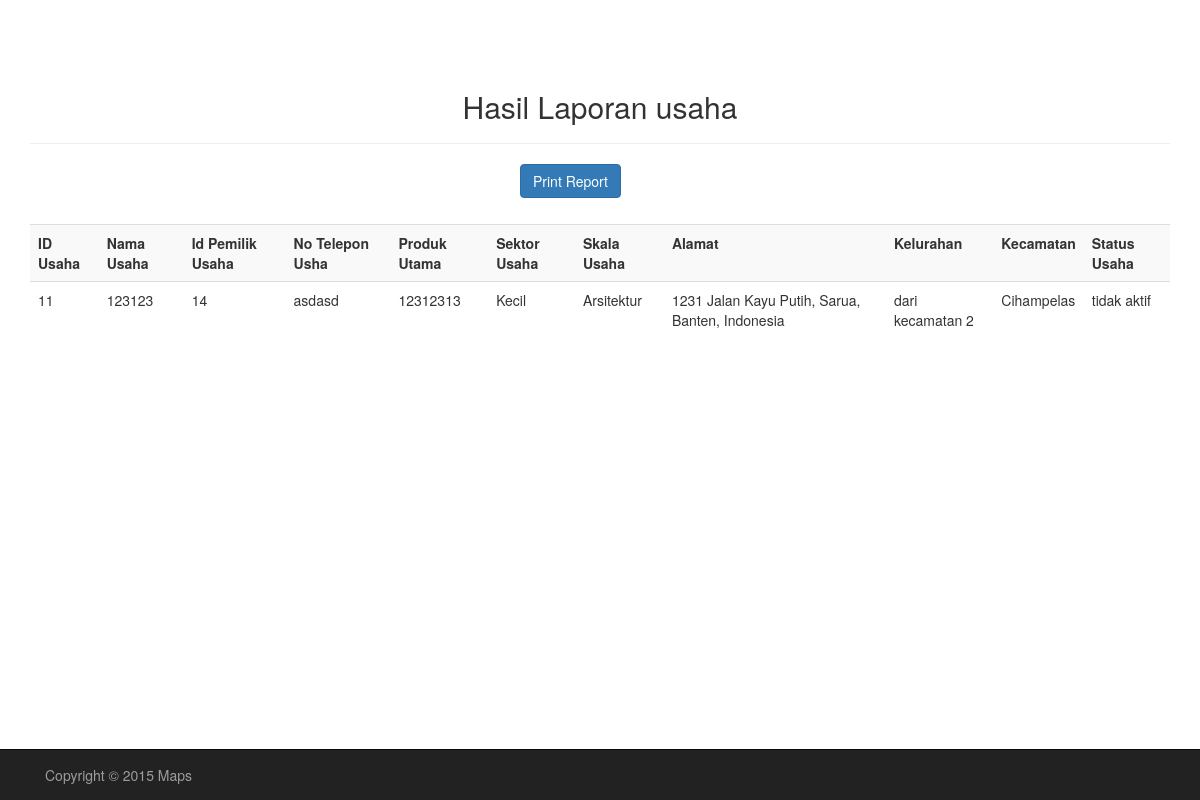
The page /Program/admin/laporan.php (signed in) on the database as committed earlier.
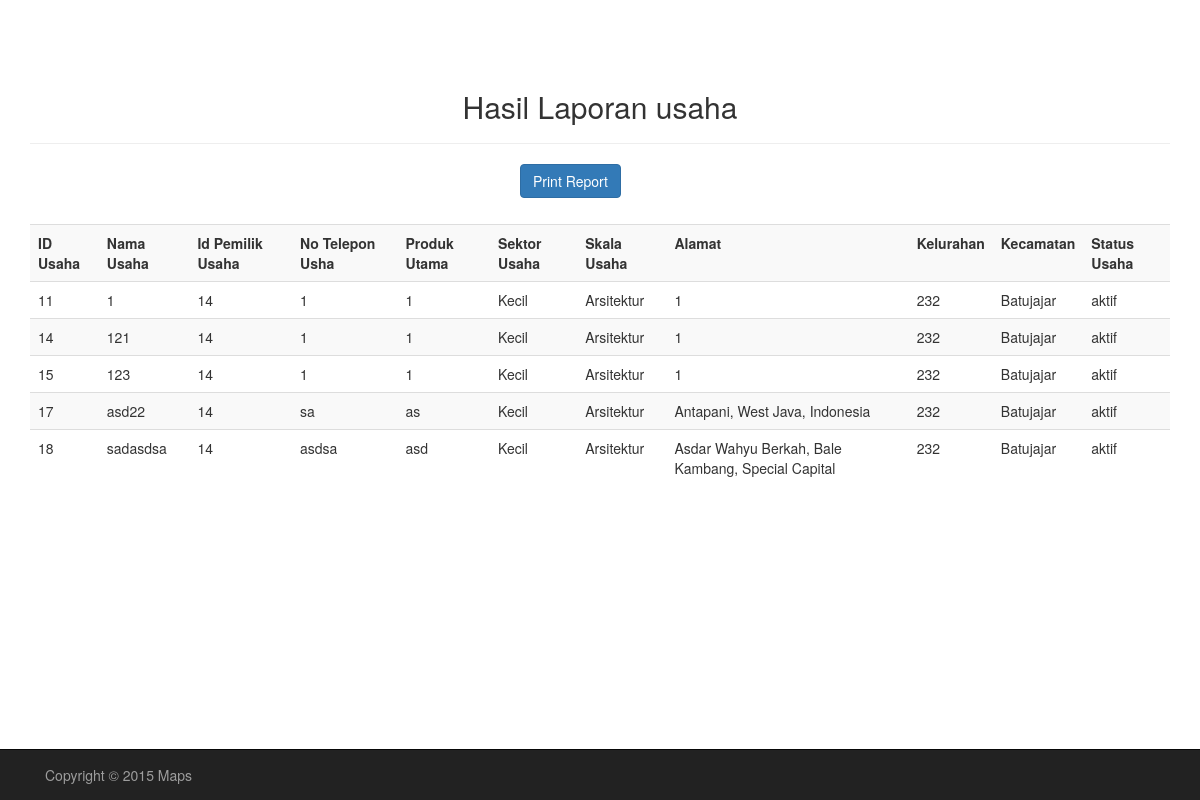
The same page on the database as committed later.
### tables this page shows
CREATE TABLE IF NOT EXISTS `usaha` (
  `id_usaha` int(11) NOT NULL AUTO_INCREMENT,
  `nama_usaha` varchar(30) NOT NULL,
  `id_pengusaha` int(11) NOT NULL,
  `produk_utama` varchar(30) NOT NULL,
  `alamat_usaha` varchar(50) NOT NULL,
  `id_kelurahan` int(11) NOT NULL,
  `id_kecamatan` int(11) NOT NULL,
  `telp` varchar(13) NOT NULL,
  `lat` varchar(25) NOT NULL,
  `lng` varchar(25) NOT NULL,
  `peta_usaha` varchar(30) DEFAULT NULL,
  `id_skala` int(11) NOT NULL,
  `id_sektor` int(11) NOT NULL,
  `gambar1` varchar(40) NOT NULL,
  `gambar2` varchar(40) DEFAULT NULL,
  `gambar3` varchar(40) DEFAULT NULL,
  `gambar4` varchar(40) DEFAULT NULL,
  `gambar5` varchar(40) DEFAULT NULL,
  `status_usaha` varchar(12) NOT NULL DEFAULT 'tidak aktif',
  PRIMARY KEY (`id_usaha`),
  KEY `kecamatan` (`id_kecamatan`),
  KEY `kecamatan_2` (`id_kecamatan`),
  KEY `id_pengusaha` (`id_pengusaha`),
  KEY `id_desa` (`id_kelurahan`),
  KEY `id_skala` (`id_skala`),
  KEY `id_sektor` (`id_sektor`)
);

CREATE TABLE IF NOT EXISTS `skala_usaha` (
  `id_skala` int(11) NOT NULL AUTO_INCREMENT,
  `skala` varchar(10) NOT NULL,
  PRIMARY KEY (`id_skala`)
);

CREATE TABLE IF NOT EXISTS `sektor_usaha` (
  `id_sektor` int(11) NOT NULL AUTO_INCREMENT,
  `sektor` varchar(30) NOT NULL,
  PRIMARY KEY (`id_sektor`)
);

CREATE TABLE IF NOT EXISTS `kelurahan` (
  `id_kelurahan` int(11) NOT NULL AUTO_INCREMENT,
  `nama_kelurahan` varchar(20) NOT NULL,
  `id_kecamatan` int(11) NOT NULL,
  `lat` varchar(25) NOT NULL,
  `lng` varchar(25) NOT NULL,
  PRIMARY KEY (`id_kelurahan`),
  KEY `id_kecamatan` (`id_kecamatan`)
);

CREATE TABLE IF NOT EXISTS `kecamatan` (
  `id_kecamatan` int(11) NOT NULL AUTO_INCREMENT,
  `nama_kecamatan` varchar(20) NOT NULL,
  `lat` varchar(50) NOT NULL,
  `lng` varchar(50) NOT NULL,
  PRIMARY KEY (`id_kecamatan`)
);

### Program/admin/laporan.php (the view, shortened to what this page needs)
<!doctype html>
<html>
<head>
    <link href="../css/bootstrap.css" rel="stylesheet">
    <link href="../css/custom.css" rel="stylesheet">
</head>
<body>
<div class="container">
   <?php
        $sql_bahan = "SELECT u.*,kel.nama_kelurahan,kec.nama_kecamatan,sek.sektor,ska.skala
                 FROM usaha u join kelurahan kel on u.id_kelurahan=kel.id_kelurahan
                                        join kecamatan kec on u.id_kecamatan=kec.id_kecamatan
                                        join skala_usaha ska on u.id_skala=ska.id_skala
                                        join sektor_usaha sek on u.id_sektor=sek.id_sektor";
        $query = mysql_query($sql_bahan);
        echo '<div id="printable">';
        echo "<h2 class='text-center'>Hasil Laporan usaha</h2><hr/>";
        echo '<div class="col-xs-4 col-sm-4 col-md-4 col-xs-offset-4 col-sm-offset-5 col-md-offset-5">
        <input type="button" id="print" class = "btn btn-primary submit_button" value="Print Report">
        </div><br/>';
        echo '<br><br><table class="table table-striped">';
        echo '<tr>';
        echo '<th>ID Usaha</th>';
        echo '<th>Nama Usaha</th>';
        echo '<th>Id Pemilik Usaha</th>';
        echo '<th>No Telepon Usha</th>';
        echo '<th>Produk Utama</th>';
        echo '<th>Sektor Usaha</th>';
        echo '<th>Skala Usaha</th>';
        echo '<th>Alamat</th>';
        echo '<th>Kelurahan</th>';
        echo '<th>Kecamatan</th>';
        echo '<th>Status Usaha</th>';
        echo '</tr>';
        while($row = mysql_fetch_array($query))
        {
        ?>
            <tr>
                <td> <?=$row['id_usaha']?></td>
                <td> <?=$row['nama_usaha']?></td>
                <td> <?=$row['id_pengusaha']?></td>
                <td> <?=$row['telp']?></td>
                <td> <?=$row['produk_utama']?></td>
                <td> <?=$row['skala']?></td>
                <td> <?=$row['sektor']?></td>
                <td> <?=$row['alamat_usaha']?></td>
                <td> <?=$row['nama_kelurahan']?></td>
                <td> <?=$row['nama_kecamatan']?></td>
                <td> <?=$row['status_usaha']?></td>
            </tr>
        <?php
         }
         echo "</table>";
    echo '</div>';
echo '</div>';
?>
    <div class="row">
        <div class="navbar navbar-inverse navbar-fixed-bottom ">
            <div class="container">
                <p class="navbar-text pull-left">Copyright &copy 2015 Maps</p>
            </div>
        </div>
    </div>
</body>
</html>

Rows that differ between the two databases and show on the page:
changed usaha id 11: nama_usaha "123123" → "1"; telp "asdasd" → "1"; produk_utama "12312313" → "1"; alamat_usaha "1231 Jalan Kayu Putih, Sarua, Banten, Indonesia" → "1"; id_kelurahan.nama_kelurahan "dari kecamatan 2" → "232"; id_kecamatan.nama_kecamatan "Cihampelas" → "Batujajar"; status_usaha "tidak aktif" → "aktif"
added usaha: id_usaha "14", nama_usaha "121", id_pengusaha "14", telp "1", produk_utama "1", id_skala.skala "Kecil", id_sektor.sektor "Arsitektur", alamat_usaha "1", id_kelurahan.nama_kelurahan "232", id_kecamatan.nama_kecamatan "Batujajar", status_usaha "aktif"
added usaha: id_usaha "15", nama_usaha "123", id_pengusaha "14", telp "1", produk_utama "1", id_skala.skala "Kecil", id_sektor.sektor "Arsitektur", alamat_usaha "1", id_kelurahan.nama_kelurahan "232", id_kecamatan.nama_kecamatan "Batujajar", status_usaha "aktif"
added usaha: id_usaha "17", nama_usaha "asd22", id_pengusaha "14", telp "sa", produk_utama "as", id_skala.skala "Kecil", id_sektor.sektor "Arsitektur", alamat_usaha "Antapani, West Java, Indonesia", id_kelurahan.nama_kelurahan "232", id_kecamatan.nama_kecamatan "Batujajar", status_usaha "aktif"
added usaha: id_usaha "18", nama_usaha "sadasdsa", id_pengusaha "14", telp "asdsa", produk_utama "asd", id_skala.skala "Kecil", id_sektor.sektor "Arsitektur", alamat_usaha "Asdar Wahyu Berkah, Bale Kambang, Special Capital", id_kelurahan.nama_kelurahan "232", id_kecamatan.nama_kecamatan "Batujajar", status_usaha "aktif"
